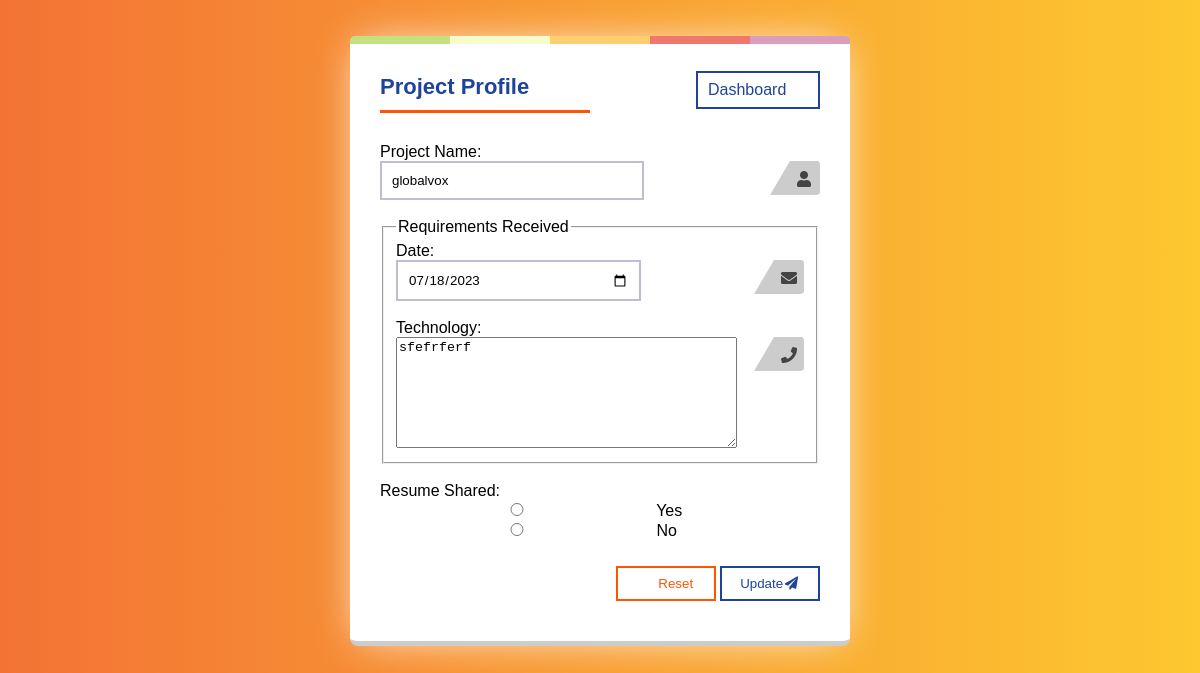
Page /edit_project/41/ on the committed database.
### app/models.py (models this page shows, shortened)
class Project(models.Model):
    project_name = models.CharField(max_length=256)
    date = models.DateField(default='',blank=True)
    technology = models.CharField(max_length=256, blank=True)
    resume_shared = models.BooleanField(default=False)
    edited_by = models.ForeignKey(BDE_User,on_delete=models.SET_NULL,null=True)

### app/views.py (the view, shortened to what this page needs)
# urls.py: path('edit_project/<int:project_id>/', views.edit_project, name='edit_project'),
def edit_project(request, project_id):
    project = get_object_or_404(models.Project, pk=project_id)
    context = {
        'project': project,
    }
    return render(request, 'edit_project.html', context)

### app/templates/edit_project.html (shortened to what this page needs)
<!DOCTYPE html>
{% load static %}
<html>
  <head>
    <link rel="stylesheet" href="{% static 'css/project.css' %}" />
    <link
      href="https://cdnjs.cloudflare.com/ajax/libs/font-awesome/5.15.3/css/all.min.css"
      rel="stylesheet"
    />
  </head>
  <body>
    <form
      class="form"
      method="POST"
      action="{% url 'edit_project' project.id %}"
    >
      <div class="form-header">
        <h2>Project Profile</h2>
        <a class="movebtn movebtnsu" style='text-decoration:none;' href="{% url 'dashboard'  %}">Dashboard</a>
      </div>      <div class="form-group">
        <label for="email">Project Name:</label>
        <br />
        <div class="relative">
          <input
            class="form-control"
            id="name"
            name="project_name"
            type="text"
            pattern="[a-zA-Z\s]+"
            required=""
            autofocus=""
            title="Username should only contain letters. e.g. Piyush Gupta"
            autocomplete=""
            placeholder="Type your Project name here..."
            value="{{ project.project_name }}"
          />
          <i class="fa fa-user"></i>
        </div>
        <br />
      </div>
      <fieldset>
        <legend>Requirements Received</legend>
        <div class="form-group">
          <label for="date">Date:</label>
          <div class="relative">
            <input
              class="form-control"
              type="date"
              name="date"
              pattern="\d{2}-\d{2}-\d{4}"
              required=""
              placeholder="mention date here..."
              value="{{ project.date|date:'Y-m-d' }}"
            />
            <i class="fa fa-envelope"></i>
          </div>
        </div>
        <br />
        <div class="form-group">
          <label for="technology">Technology:</label>
          <div class="relative">
            <textarea
              class="form-control"
              name="technology"
              rows="7"
              cols="40"
              required=""
              placeholder="Enter project technology..."
            >
{{ project.technology }}</textarea
            >
            <i class="fa fa-phone"></i>
          </div>
        </div>
      </fieldset>
      <br />
      <div class="form-group">
        <label for="resume_shared">Resume Shared:</label>
        <div class="radio-inline" style="flex-direction: column">
          <label class="radio-label">
            <input
              type="radio"
              name="resume_shared"
              value="yes"
              required=""
              {%
              if
              project.resume_shared
              %}checked{%
              endif
              %}
            />
            <span class="radio-text">Yes</span>
          </label>
          <label class="radio-label">
            <input
              type="radio"
              name="resume_shared"
              value="no"
              required=""
              {%
              if
              not
              project.resume_shared
              %}checked{%
              endif
              %}
            />
            <span class="radio-text">No</span>
          </label>
        </div>
      </div>
      <br />
      <div class="tright">
        <a href=""
          ><button class="movebtn movebtnre" type="reset">
             Reset
          </button></a
        >
        <button class="movebtn movebtnsu" type="submit">
          Update<i class="fa fa-fw fa-paper-plane"></i>
        </button>
      </div>
    </form>
  </body>
</html>

### app/templates/edit_project.html (style rules this page uses)
body { background: #fdc830; background: -webkit-linear-gradient(to right, #f37335, #fdc830); background: linear-gradient(to right, #f37335, #fdc830); }
.form-header { display: flex; align-items: center; justify-content: space-between; }

### rows in the picture
Project: project_name "globalvox", date "07/18/2023", technology "sfefrferf"
